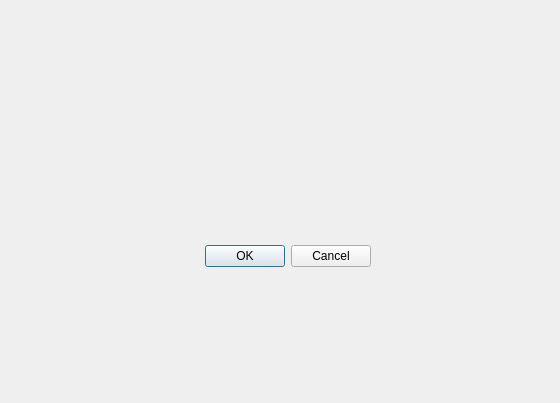
<?xml version="1.0" encoding="UTF-8"?>
<ui version="4.0">
 <class>Dialog</class>
 <widget class="QDialog" name="Dialog">
  <property name="geometry">
   <rect>
    <x>0</x>
    <y>0</y>
    <width>560</width>
    <height>403</height>
   </rect>
  </property>
  <property name="windowTitle">
   <string>Dialog</string>
  </property>
  <widget class="QDialogButtonBox" name="buttonBox_2">
   <property name="geometry">
    <rect>
     <x>30</x>
     <y>240</y>
     <width>341</width>
     <height>32</height>
    </rect>
   </property>
   <property name="orientation">
    <enum>Qt::Horizontal</enum>
   </property>
   <property name="standardButtons">
    <set>QDialogButtonBox::Cancel|QDialogButtonBox::Ok</set>
   </property>
  </widget>
 </widget>
 <resources/>
 <connections>
  <connection>
   <sender>buttonBox_2</sender>
   <signal>accepted()</signal>
   <receiver>Dialog</receiver>
   <slot>accept()</slot>
   <hints>
    <hint type="sourcelabel">
     <x>248</x>
     <y>254</y>
    </hint>
    <hint type="destinationlabel">
     <x>157</x>
     <y>274</y>
    </hint>
   </hints>
  </connection>
  <connection>
   <sender>buttonBox_2</sender>
   <signal>rejected()</signal>
   <receiver>Dialog</receiver>
   <slot>reject()</slot>
   <hints>
    <hint type="sourcelabel">
     <x>316</x>
     <y>260</y>
    </hint>
    <hint type="destinationlabel">
     <x>286</x>
     <y>274</y>
    </hint>
   </hints>
  </connection>
 </connections>
</ui>
